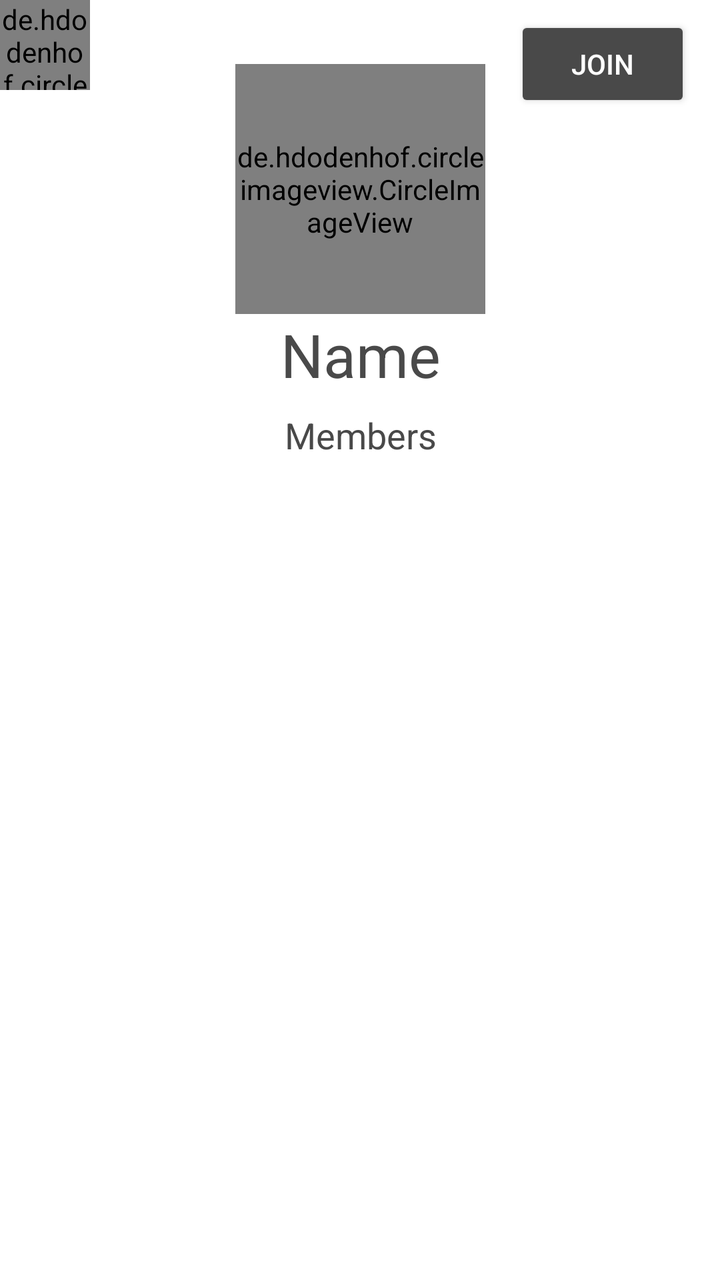
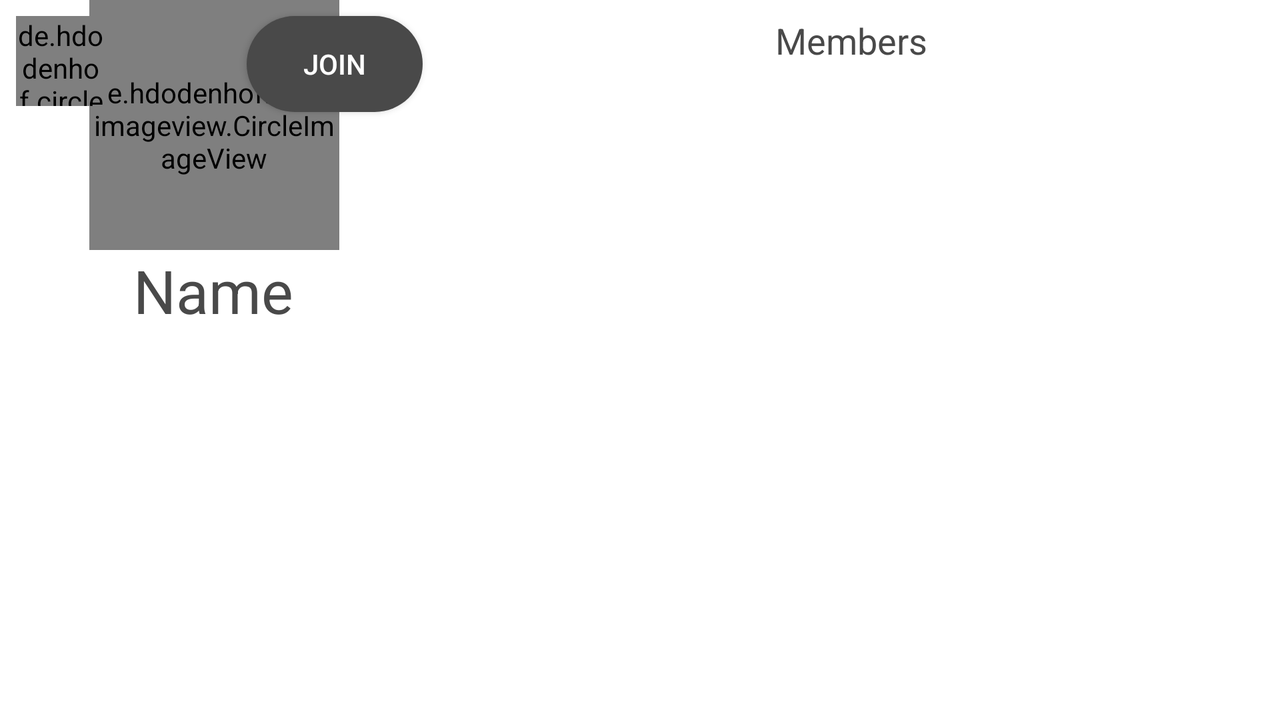

The same Android screen from two of the app's own layout files: first res/layout/ as a phone draws it, then the repository's variant for another configuration, drawn on a device whose configuration selects that folder. Both files follow.
<!-- AndroidManifest.xml: application theme AppTheme -->
<!-- res/layout/group_minimal_info_fragment.xml -->
<?xml version="1.0" encoding="utf-8"?>
<androidx.constraintlayout.widget.ConstraintLayout xmlns:android="http://schemas.android.com/apk/res/android"
    xmlns:app="http://schemas.android.com/apk/res-auto"
    xmlns:tools="http://schemas.android.com/tools"
    android:layout_width="match_parent"
    android:layout_height="match_parent"
    tools:context=".ui.Groups.GroupInfoFragment"
    android:background="@color/background">

            <de.hdodenhof.circleimageview.CircleImageView
                android:id="@+id/Info_group_image"
                android:layout_width="125dp"
                android:layout_height="125dp"
                android:layout_marginTop="32dp"
                android:src="@mipmap/ic_launcher_round"
                app:layout_constraintEnd_toEndOf="parent"
                app:layout_constraintStart_toStartOf="parent"
                app:layout_constraintTop_toTopOf="parent" />

            <TextView
                android:id="@+id/textViewInfoName"
                android:layout_width="wrap_content"
                android:layout_height="wrap_content"
                android:text="Name"
                android:textSize="30sp"
                android:textColor="@color/oppBackground"
                app:layout_constraintEnd_toEndOf="@+id/Info_group_image"
                app:layout_constraintStart_toStartOf="@+id/Info_group_image"
                app:layout_constraintTop_toBottomOf="@+id/Info_group_image" />

            <de.hdodenhof.circleimageview.CircleImageView
                android:id="@+id/Info_group_sports"
                android:layout_width="45dp"
                android:layout_height="45dp"
                android:layout_marginEnd="32dp"
                android:src="@color/colorAccent"
                app:layout_constraintEnd_toStartOf="@+id/Info_group_image"
                app:layout_constraintHorizontal_bias="0.0"
                app:layout_constraintStart_toStartOf="parent"
                app:layout_constraintTop_toTopOf="parent" />

    <ListView
        android:id="@+id/members_listView"
        android:layout_width="0dp"
        android:layout_height="0dp"
        android:layout_marginTop="8dp"
        app:layout_constraintBottom_toBottomOf="parent"
        app:layout_constraintEnd_toEndOf="parent"
        app:layout_constraintStart_toStartOf="parent"
        app:layout_constraintTop_toBottomOf="@+id/textViewHour" />

            <TextView
                android:id="@+id/textViewHour"
                android:layout_width="wrap_content"
                android:layout_height="wrap_content"
                android:layout_marginTop="8dp"
                android:text="@string/members"
                android:textColor="@color/oppBackground"
                android:textSize="18sp"
                app:layout_constraintEnd_toEndOf="@+id/textViewInfoName"
                app:layout_constraintStart_toStartOf="@+id/textViewInfoName"
                app:layout_constraintTop_toBottomOf="@+id/textViewInfoName" />

            <Button
                android:id="@+id/buttonJoinThis"
                android:layout_width="wrap_content"
                android:layout_height="wrap_content"
                android:layout_marginTop="8dp"
                android:text="Join"
                android:textColor="@color/background"
                android:backgroundTint="@color/oppBackground"
                app:layout_constraintEnd_toEndOf="parent"
                app:layout_constraintStart_toEndOf="@+id/Info_group_image"
                app:layout_constraintTop_toTopOf="parent" />

</androidx.constraintlayout.widget.ConstraintLayout>
<!-- resources referenced by this layout -->
<resources>
  <color name="background">#FFFFFF</color>
  <color name="colorAccent">#ADADAD</color>
  <color name="oppBackground">#494949</color>
  <!-- mipmap ic_launcher_round: png bitmap (mipmap-hdpi, 4621 bytes) -->
  <string name="members">Members</string>
  <style name="AppTheme" parent="Theme.AppCompat.Light.NoActionBar">
          
          <item name="colorPrimary">@color/colorPrimary</item>
          <item name="colorPrimaryDark">@color/colorPrimaryDark</item>
          <item name="colorAccent">@color/colorAccent</item>
      </style>
  <color name="colorPrimary">@color/colorSecondaryDark</color>
  <color name="colorPrimaryDark">#494949</color>
  <color name="colorSecondaryDark">#BD7123</color>
</resources>
<!-- res/layout-land/group_minimal_info_fragment.xml (the repository's variant of the layout above) -->
<!-- drawn on the phone turned sideways -->
<?xml version="1.0" encoding="utf-8"?>
<androidx.constraintlayout.widget.ConstraintLayout xmlns:android="http://schemas.android.com/apk/res/android"
    xmlns:app="http://schemas.android.com/apk/res-auto"
    xmlns:tools="http://schemas.android.com/tools"
    android:layout_width="match_parent"
    android:layout_height="match_parent"
    android:background="@color/background"
    tools:context=".ui.Groups.GroupInfoFragment">

    <de.hdodenhof.circleimageview.CircleImageView
        android:id="@+id/Info_group_image"
        android:layout_width="125dp"
        android:layout_height="125dp"
        android:src="@mipmap/ic_launcher_round"
        app:layout_constraintEnd_toStartOf="@+id/guideline17"
        app:layout_constraintHorizontal_bias="0.518"
        app:layout_constraintStart_toStartOf="parent"
        tools:layout_editor_absoluteY="102dp" />

    <TextView
        android:id="@+id/textViewInfoName"
        android:layout_width="wrap_content"
        android:layout_height="40dp"
        android:text="Name"
        android:textColor="@color/oppBackground"
        android:textSize="30sp"
        app:layout_constraintEnd_toEndOf="@+id/Info_group_image"
        app:layout_constraintHorizontal_bias="0.488"
        app:layout_constraintStart_toStartOf="@+id/Info_group_image"
        app:layout_constraintTop_toBottomOf="@+id/Info_group_image" />

    <de.hdodenhof.circleimageview.CircleImageView
        android:id="@+id/Info_group_sports"
        android:layout_width="45dp"
        android:layout_height="45dp"
        android:layout_marginStart="8dp"
        android:layout_marginTop="8dp"
        android:layout_marginEnd="32dp"
        android:src="@color/colorAccent"
        app:layout_constraintEnd_toStartOf="@+id/Info_group_image"
        app:layout_constraintHorizontal_bias="0.0"
        app:layout_constraintStart_toStartOf="parent"
        app:layout_constraintTop_toTopOf="parent" />

    <ListView
        android:id="@+id/members_listView"
        android:layout_width="0dp"
        android:layout_height="0dp"
        app:layout_constraintBottom_toBottomOf="parent"
        app:layout_constraintEnd_toEndOf="parent"
        app:layout_constraintStart_toStartOf="@+id/guideline17"
        app:layout_constraintTop_toBottomOf="@+id/textViewHour" />

    <TextView
        android:id="@+id/textViewHour"
        android:layout_width="wrap_content"
        android:layout_height="wrap_content"
        android:layout_marginTop="8dp"
        android:text="@string/members"
        android:textColor="@color/oppBackground"
        android:textSize="18sp"
        app:layout_constraintEnd_toEndOf="parent"
        app:layout_constraintStart_toStartOf="@+id/members_listView"
        app:layout_constraintTop_toTopOf="parent" />

    <Button
        android:id="@+id/buttonJoinThis"
        android:layout_width="wrap_content"
        android:layout_height="wrap_content"
        android:layout_marginTop="8dp"
        android:background="@drawable/main_views_design"
        android:backgroundTint="@color/oppBackground"
        android:text="Join"
        android:textColor="@color/background"
        app:layout_constraintEnd_toStartOf="@+id/members_listView"
        app:layout_constraintTop_toTopOf="parent" />

    <androidx.constraintlayout.widget.Guideline
        android:id="@+id/guideline17"
        android:layout_width="wrap_content"
        android:layout_height="wrap_content"
        android:orientation="vertical"
        app:layout_constraintGuide_percent="0.33" />

    <androidx.constraintlayout.widget.Guideline
        android:id="@+id/guideline21"
        android:layout_width="wrap_content"
        android:layout_height="wrap_content"
        android:orientation="horizontal"
        app:layout_constraintGuide_percent="0.22" />

</androidx.constraintlayout.widget.ConstraintLayout>
<!-- resources referenced by the variant -->
<!-- as the phone turned sideways resolves them -->
<resources>
  <color name="background">#FFFFFF</color>
  <color name="colorAccent">#ADADAD</color>
  <color name="oppBackground">#494949</color>
  <!-- drawable main_views_design (drawable) -->
  <?xml version="1.0" encoding="utf-8"?>
  <shape xmlns:android="http://schemas.android.com/apk/res/android"
      android:shape="rectangle">
      <solid android:color="@color/colorSecondary" />
      <padding
          android:left="10dp"
          android:right="10dp" />
      <corners android:radius="30dp" />
  </shape>
  <!-- mipmap ic_launcher_round: png bitmap (mipmap-hdpi, 4621 bytes) -->
  <string name="members">Members</string>
  <style name="AppTheme" parent="Theme.AppCompat.Light.NoActionBar">
          
          <item name="colorPrimary">@color/colorPrimary</item>
          <item name="colorPrimaryDark">@color/colorPrimaryDark</item>
          <item name="colorAccent">@color/colorAccent</item>
      </style>
  <color name="colorSecondary">#FFA952</color>
  <color name="colorPrimary">@color/colorSecondaryDark</color>
  <color name="colorPrimaryDark">#494949</color>
  <color name="colorSecondaryDark">#BD7123</color>
</resources>
